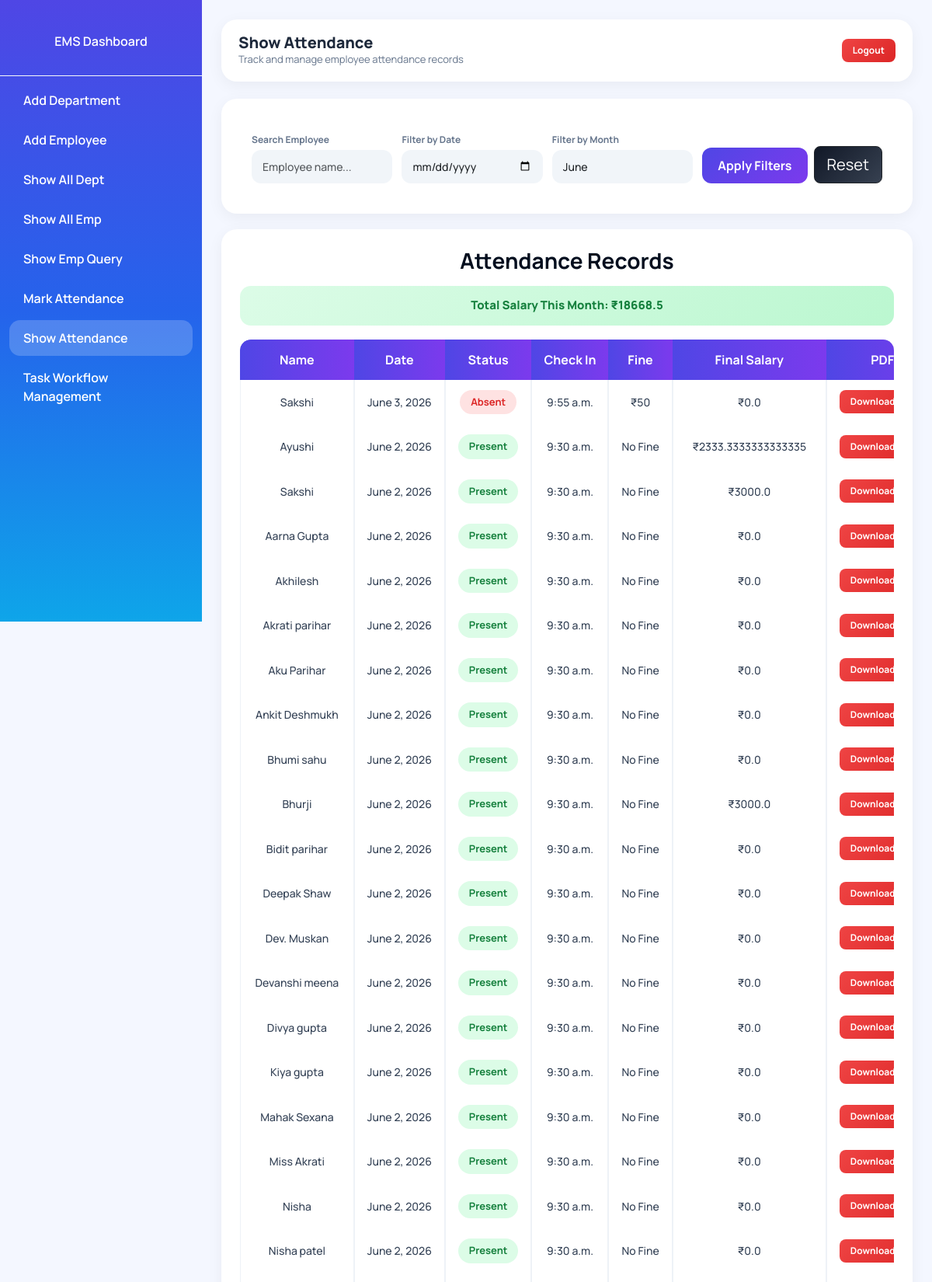
/show_attendance/ (upper part), run on the app's committed database.
### app/models.py (models this page shows, shortened)
class Attendance(models.Model):
    STATUS_CHOICES = (
        ('Present', 'Present'),
        ('Absent', 'Absent'),
        ('Half Day', 'Half Day'),
    )
    employee = models.ForeignKey(AddEmployee, on_delete=models.CASCADE)
    date = models.DateField(default=date.today)
    status = models.CharField(max_length=20, choices=STATUS_CHOICES)
    check_in_time = models.TimeField(
    null=True,
    blank=True
)
    late_fine = models.IntegerField(default=0)
    final_salary = models.FloatField(default=0)
    class Meta:
        unique_together = ('employee', 'date')

class AddEmployee(models.Model):
    name = models.CharField(
        max_length=100,
        validators=[MaxLengthValidator(10), MinLengthValidator(3)],
        error_messages={
            'min_length': 'Name must contain at least 3 characters.',
            'max_length': 'Name cannot exceed 20 characters.'
        }
    )
    email = models.EmailField(unique=True)
    contact = models.CharField(
        max_length=15,
        validators=[Emp_contact]
    )
    image = models.ImageField(
        upload_to='employee_images/',
        blank=True,
        null=True
    )
    password = models.CharField(max_length=128)
    department = models.CharField(max_length=50, null=True)
    d_code = models.CharField(max_length=20, null=True)
    d_des = models.CharField(max_length=50, null=True)
    joining_date = models.DateField(null=True, blank=True)
    salary = models.IntegerField(null=True, blank=True)
    is_team_leader = models.BooleanField(default=False)
    reporting_to = models.ForeignKey('self', on_delete=models.SET_NULL, null=True, blank=True, related_name='team_members')

### app/views.py (the view)
# urls.py: path('show_attendance/', show_attendance, name='show_attendance'),
def show_attendance(request):
    today = date.today()
    month = request.GET.get('month')
    if month:
        month = int(month)
    else:
        month = today.month
    emp_id = request.GET.get('emp')
    search = request.GET.get('search', '').strip()
    date_filter = request.GET.get('date')
    base_qs = Attendance.objects.filter(
        date__month=month,
        date__year=today.year
    )
    if emp_id:
        base_qs = base_qs.filter(employee_id=emp_id)
    if search:
        base_qs = base_qs.filter(
            employee__name__icontains=search
        )
    if date_filter:
        base_qs = base_qs.filter(date=date_filter)
    attendance = base_qs.order_by('-date')
    total_salary = sum(i.final_salary for i in attendance)
    total_present = base_qs.filter(status="Present").count()
    total_absent = base_qs.filter(status="Absent").count()
    total_half = base_qs.filter(status="Half Day").count()
    total = base_qs.count()
    percentage = 0
    if total > 0:
        percentage = (
            (total_present + (total_half * 0.5)) / total
        ) * 100
    employees = Attendance.objects.select_related(
        'employee'
    ).values(
        'employee__id',
        'employee__name'
    ).distinct()
    context = {
        'attendance': attendance,
        'employees': employees,
        'total_present': total_present,
        'total_absent': total_absent,
        'total_half': total_half,
        'percentage': round(percentage, 2),
        'month': month,
        'total_salary': round(total_salary, 2),
        'search': search,
        'date_filter': date_filter,
        'emp_id': emp_id,
    }
    return render(request, 'show_attendance.html', context)

### app/templates/show_attendance.html (shortened to what this page needs)
{% load static %}
<!DOCTYPE html>
<html lang="en">
<head>
    <link href="https://cdn.jsdelivr.net/npm/bootstrap@5.3.2/dist/css/bootstrap.min.css" rel="stylesheet">
</head>
<body>
<div class="wrapper">
    <div class="sidebar">
        <h4 class="text-center py-3 border-bottom border-light px-3">
            <a href="{% url 'dashboard' %}" style="color:white;text-decoration:none;">
                EMS Dashboard
            </a>
        </h4>
        <a href="{% url 'add_dep' %}">Add Department</a>
        <a href="{% url 'add_emp' %}">Add Employee</a>
        <a href="{% url 'all_dep' %}">Show All Dept</a>
        <a href="{% url 'all_emp' %}">Show All Emp</a>
        <a href="{% url 'show_query' %}">Show Emp Query</a>
        <a href="{% url 'mark_attendance' %}">Mark Attendance</a>
        <a href="{% url 'show_attendance' %}" style="background:rgba(255,255,255,0.20);">Show Attendance</a>
        <a href="{% url 'assign_task' %}">Task Workflow Management</a>
    </div>
    <div class="main-content">
        <div class="topbar">
            <div style="display:flex;align-items:center;gap:12px;">
                <div>
                    <h2>Show Attendance</h2>
                    <p>Track and manage employee attendance records</p>
                </div>
            </div>
            <a href="{% url 'logout' %}" class="btn btn-danger btn-sm topbar-logout">Logout</a>
        </div>
       <div class="card p-4">
    <form method="GET">
        <div class="filter-grid">
            <div>
                <label class="form-label">Search Employee</label>
                <input type="text" name="search" value="{{ search }}"
                       placeholder="Employee name..." class="form-control">
            </div>
            <div>
                <label class="form-label">Filter by Date</label>
                <input type="date" name="date" value="{{ date_filter }}" class="form-control">
            </div>
            <div>
                <label class="form-label">Filter by Month</label>
                <select name="month" class="form-select">
                    <option value="6"  {% if month == 6  %}selected{% endif %}>June</option>
                </select>
            </div>
            <div class="filter-btn-cell" style="display:flex;align-items:flex-end;gap:8px;">
                <button type="submit" class="btn btn-primary">
                    Apply Filters
                </button>
                <a href="?month={{ month }}" class="btn btn-dark btn-lg">
                    Reset
                </a>
            </div>
        </div>
    </form>
</div>
        <div class="card p-4">
            <h3 class="text-center fw-bold mb-3">Attendance Records</h3>
            <div class="salary-alert">Total Salary This Month: ₹{{ total_salary }}</div>
            <div class="table-responsive">
                <table class="table table-bordered table-hover text-center">
                    <thead>
                        <tr>
                            <th>Name</th>
                            <th>Date</th>
                            <th>Status</th>
                            <th>Check In</th>
                            <th>Fine</th>
                            <th>Final Salary</th>
                            <th>PDF</th>
                        </tr>
                    </thead>
                    <tbody>
                        {% for i in attendance %}
                        <tr>
                            <td>{{ i.employee.name }}</td>
                            <td>{{ i.date }}</td>
                            <td>
                                {% if i.status == "Present" %}
                                    <span class="status-present">Present</span>
                                {% elif i.status == "Absent" %}
                                    <span class="status-absent">Absent</span>
                                {% else %}
                                    <span class="status-half">Half Day</span>
                                {% endif %}
                            </td>
                            <td>{{ i.check_in_time }}</td>
                            <td>{% if i.late_fine > 0 %}₹{{ i.late_fine }}{% else %}No Fine{% endif %}</td>
                            <td>₹{{ i.final_salary }}</td>
                            <td>
                                <a href="{% url 'attendance_pdf' i.employee.id %}" class="btn btn-danger btn-sm">
                                    Download PDF
                                </a>
                            </td>
                        </tr>
                        {% endfor %}
                    </tbody>
                </table>
            </div>
        </div>
    </div>
</div>
</body>
</html>

### app/templates/show_attendance.html (style rules this page uses)
* { margin:0; padding:0; box-sizing:border-box; font-family:'Manrope',sans-serif; }
html,body { overflow-x:hidden; background:#f4f7ff; }
.wrapper { display:flex; width:100%; position:relative; }
.sidebar { width:260px; height:100vh; background:linear-gradient(180deg,#4f46e5,#2563eb,#0ea5e9); position:fixed; top:0; left:0; overflow-y:auto; z-index:1000; padding-top:10px; transition:0.3s ease; }
.sidebar h4 { color:white; font-size:22px; font-weight:800; }
.sidebar a { display:block; color:white; text-decoration:none; padding:14px 18px; margin:10px; border-radius:14px; transition:0.3s; font-weight:600; }
.main-content { margin-left:260px; padding:25px; min-height:100vh; width:calc(100% - 260px); transition:0.3s ease; }
.topbar { background:white; padding:18px 22px; border-radius:20px; margin-bottom:22px; box-shadow:0 5px 20px rgba(0,0,0,0.05); display:flex; justify-content:space-between; align-items:center; gap:12px; }
.topbar h2 { font-size:20px; font-weight:800; color:#1e293b; margin:0; }
.topbar p { font-size:13px; color:#64748b; margin:0; }
.topbar-logout { display:none; }
.card { border:none !important; border-radius:20px !important; box-shadow:0 5px 20px rgba(0,0,0,0.05); margin-bottom:20px; }
.filter-grid { display:grid; grid-template-columns:1fr 1fr 1fr auto; gap:12px; align-items:end; }
.form-label { font-size:12px; font-weight:700; color:#64748b; margin-bottom:4px; }
.form-control, .form-select { border:none !important; background:#f1f5f9 !important; border-radius:12px !important; padding:11px 14px !important; font-size:14px; font-weight:500; }
.btn-primary { border:none !important; border-radius:12px !important; font-weight:700 !important; background:linear-gradient(135deg,#4f46e5,#7c3aed) !important; padding:11px 20px !important; color:white !important; transition:0.3s ease; cursor:pointer; white-space:nowrap; }
.btn-dark { background:linear-gradient(135deg,#111827,#374151); color:white !important; }
.table-responsive { overflow-x:auto; -webkit-overflow-scrolling:touch; border-radius:14px; }
table { white-space:nowrap; }
thead { background:linear-gradient(90deg,#4f46e5,#7c3aed); }
thead th { color:white !important; font-weight:700; padding:14px 16px !important; border:none !important; }
tbody td { padding:13px 16px !important; vertical-align:middle; color:#334155 !important; font-weight:500; font-size:14px; border-color:#eef2f7 !important; }
.status-present { background:#dcfce7; color:#15803d; padding:6px 14px; border-radius:25px; font-weight:700; font-size:13px; display:inline-block; }
.status-absent { background:#fee2e2; color:#dc2626; padding:6px 14px; border-radius:25px; font-weight:700; font-size:13px; display:inline-block; }
.btn-danger { background:linear-gradient(135deg,#ef4444,#dc2626) !important; border:none !important; border-radius:8px !important; padding:6px 14px !important; color:white !important; font-size:12px; font-weight:700; text-decoration:none; transition:0.3s ease; display:inline-block; }
.salary-alert { background:linear-gradient(135deg,#dcfce7,#bbf7d0); border:none; border-radius:14px; padding:14px 20px; text-align:center; font-weight:800; font-size:15px; color:#15803d; margin-bottom:18px; }
.sidebar a { padding: 11px 18px !important; margin: 5px 12px !important; font-size: 16px !important; }
.sidebar h4 { padding-top: 18px !important; padding-bottom: 18px !important; }
.filter-grid { background: rgba(255, 255, 255, 0.55) !important; backdrop-filter: blur(12px) !important; border-radius: 14px !important; padding: 15px !important; }
.form-control, .form-select { background: #f1f5f9 !important; border-radius: 12px !important; font-weight: 500 !important; }
.card h3 { font-weight: 700 !important; color: #030e1e !important; }
table thead tr th { background: linear-gradient(90deg, #4f46e5, #7c3aed) !important; color: white !important; border: none !important; }
.table { border-collapse: separate !important; border-spacing: 0 !important; border-radius: 14px !important; overflow: hidden !important; }

### data on the page
Attendance: employee.name "Sakshi", date "June 3, 2026", status "Absent", check_in_time "9:55 a.m.", late_fine "50", final_salary "0.0"
Attendance: employee.name "Ayushi", date "June 2, 2026", status "Present", check_in_time "9:30 a.m.", late_fine "No Fine", final_salary "2333.3333333333335"
Attendance: employee.name "Sakshi", date "June 2, 2026", status "Present", check_in_time "9:30 a.m.", late_fine "No Fine", final_salary "3000.0"
Attendance: employee.name "Aarna Gupta", date "June 2, 2026", status "Present", check_in_time "9:30 a.m.", late_fine "No Fine", final_salary "0.0"
Attendance: employee.name "Akhilesh", date "June 2, 2026", status "Present", check_in_time "9:30 a.m.", late_fine "No Fine", final_salary "0.0"
Attendance: employee.name "Akrati parihar", date "June 2, 2026", status "Present", check_in_time "9:30 a.m.", late_fine "No Fine", final_salary "0.0"
Attendance: employee.name "Aku Parihar", date "June 2, 2026", status "Present", check_in_time "9:30 a.m.", late_fine "No Fine", final_salary "0.0"
Attendance: employee.name "Ankit Deshmukh", date "June 2, 2026", status "Present", check_in_time "9:30 a.m.", late_fine "No Fine", final_salary "0.0"
Attendance: employee.name "Bhumi sahu", date "June 2, 2026", status "Present", check_in_time "9:30 a.m.", late_fine "No Fine", final_salary "0.0"
Attendance: employee.name "Bhurji", date "June 2, 2026", status "Present", check_in_time "9:30 a.m.", late_fine "No Fine", final_salary "3000.0"
Attendance: employee.name "Bidit parihar", date "June 2, 2026", status "Present", check_in_time "9:30 a.m.", late_fine "No Fine", final_salary "0.0"
Attendance: employee.name "Deepak Shaw", date "June 2, 2026", status "Present", check_in_time "9:30 a.m.", late_fine "No Fine", final_salary "0.0"
Attendance: employee.name "Dev. Muskan", date "June 2, 2026", status "Present", check_in_time "9:30 a.m.", late_fine "No Fine", final_salary "0.0"
Attendance: employee.name "Devanshi meena", date "June 2, 2026", status "Present", check_in_time "9:30 a.m.", late_fine "No Fine", final_salary "0.0"
Attendance: employee.name "Divya gupta", date "June 2, 2026", status "Present", check_in_time "9:30 a.m.", late_fine "No Fine", final_salary "0.0"
Attendance: employee.name "Kiya gupta", date "June 2, 2026", status "Present", check_in_time "9:30 a.m.", late_fine "No Fine", final_salary "0.0"
Attendance: employee.name "Mahak Sexana", date "June 2, 2026", status "Present", check_in_time "9:30 a.m.", late_fine "No Fine", final_salary "0.0"
Attendance: employee.name "Miss Akrati", date "June 2, 2026", status "Present", check_in_time "9:30 a.m.", late_fine "No Fine", final_salary "0.0"
Attendance: employee.name "Nisha", date "June 2, 2026", status "Present", check_in_time "9:30 a.m.", late_fine "No Fine", final_salary "0.0"
Attendance: employee.name "Nisha patel", date "June 2, 2026", status "Present", check_in_time "9:30 a.m.", late_fine "No Fine", final_salary "0.0"

### other printed values
{{ total_salary }} "18668.5"
